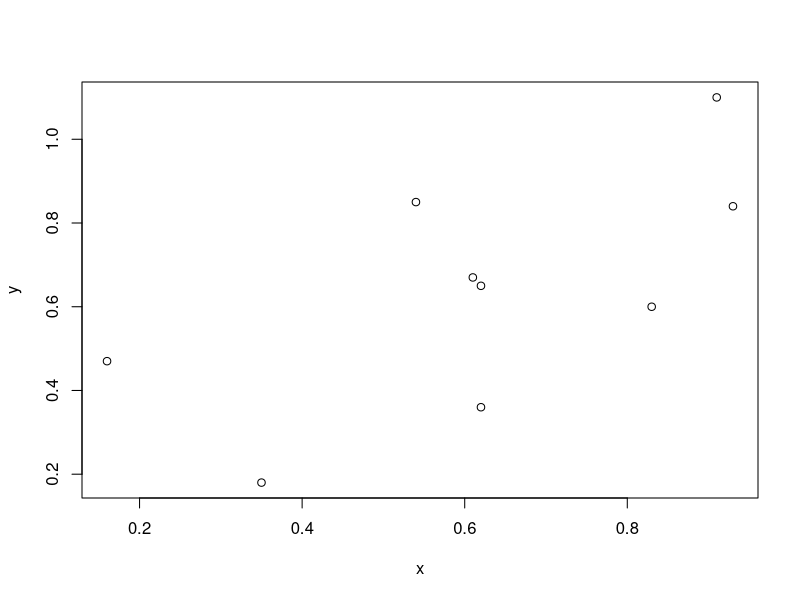
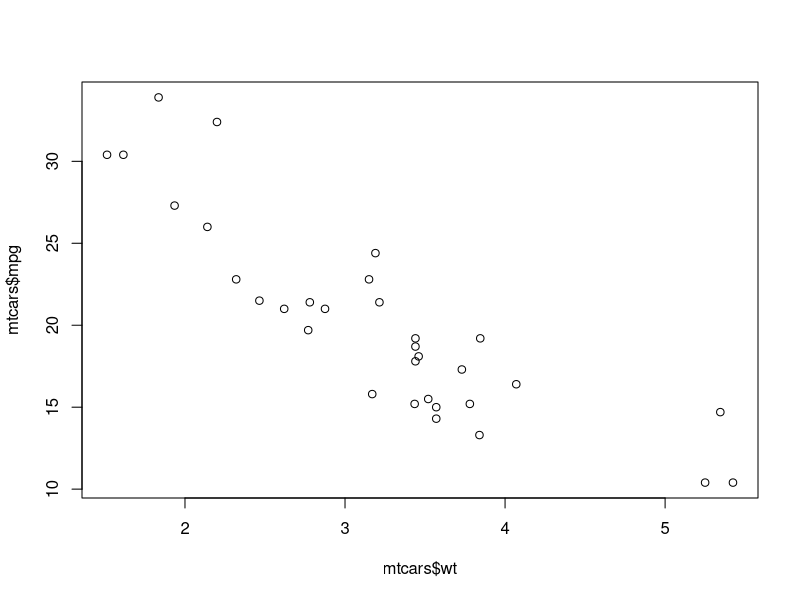

Write the R code that produced these figures, in order.
#### Quiz 2 - Regression Course

setwd("~/R-projects/Regression")


### Q1 
# Give a P-value for the two sided hypothesis test of whether B1 from a linear regression model is 0 or not.

x <- c(0.61, 0.93, 0.83, 0.35, 0.54, 0.16, 0.91, 0.62, 0.62)
y <- c(0.67, 0.84, 0.6, 0.18, 0.85, 0.47, 1.1, 0.65, 0.36)

plot(x,y)

model <- lm(y ~ x)

# p-value of intercept
summary(model)$coefficients[1,4]


# ANSWER = 0.391



### Q2
# Give the standard deviation for the residuals of the model above

# standard error of residuals
summary(model)$sigma

# ANSWER = 0.223


### Q3 
# In the mtcars data set, fit a linear regression model of weight (predictor) on mpg (outcome). Get a 95% confidence interval 
# for the expected mpg at the average weight. What is the lower endpoint?

data(mtcars)
plot(mtcars$wt,mtcars$mpg)

# adjust x so that B1 = expected y at mean of x
model <- lm(mpg ~ I(wt-mean(wt)) ,mtcars)

#as an aside
expectedMPGatMeanWt <- summary(model)$coefficients[1,1]

#confint gives confidence intervals for coefficients of model, defaults to 95%
confint(model)

#to get lower bound of B1
confint(model)[2,1]

# ANSWER = -6.486


### Q4
# Refer to the previous question. Read the help file for mtcars. What is the weight coefficient interpreted as?

# ANSWER = The estimated expected change in mpg per 1,000 lb increase in weight.



### Q5
# Consider again the mtcars data set and a linear regression model with mpg as predicted by weight (1,000 lbs). A new car is 
# coming weighing 3000 pounds. Construct a 95% prediction interval for its mpg. What is the upper endpoint?

data(mtcars)

model <- lm(mpg ~ wt ,mtcars)

predX <- data.frame(wt=c(3))

pred <- predict(model,predX,interval="prediction")
pred
pred[3]

# ANSWER = 27,57



### Q6
# Consider again the mtcars data set and a linear regression model with mpg as predicted by weight (in 1,000 lbs). A "short" 
# ton is defined as 2,000 lbs. Construct a 95% confidence interval for the expected change in mpg per 1 short ton increase in 
# weight. Give the lower endpoint.

# multiplication of X by a factor 'a' results in dividing the coefficient by a factor of 'a'.
# x is measured in 1000s of lbs; we want 2000s of lbs
# factor here then is 1/2 (1000/2000), so multiply X by 0.5 to get Y in mpgs/short ton

# x 1klbs, convert to x short tons multiply by short-ton / 2 klbs

model <- lm(mpg ~ I(0.5*wt),mtcars)
summary(model)
confint(model)
confint(model)[2,1]

# ANSWER = -12.973



### Q7
# If my X from a linear regression is measured in centimeters and I convert it to meters what would happen to the slope 
# coefficient?

# multipl x by 1 m / 100 cm , so divide B1 by 1/100 , or multiply B1 by 100

# ANSWER = slope increases 100x


### Q8
# I have an outcome, Y, and a predictor, X and fit a linear regression model with Y=??B0 + B1 * X +??e to obtain B0 and B1. What 
# would be the consequence to the subsequent slope and intercept if I were to refit the model with a new regressor, X + c for 
# some constant, c?

# Y = B0 - cB1 + B1(x + c)
# so new intercept would be B0 - cB1

# ANSWER = intercept is now B0 - c*B1


### Q9
# Refer back to the mtcars data set with mpg as an outcome and weight (wt) as the predictor. About what is the ratio of the 
# the sum of the squared errors, ???ni=1(Yi???Y^i)2 when comparing a model with just an intercept (denominator) to the model with 
# the intercept and slope (numerator)?

model1 <- lm(mpg ~ wt,mtcars)
model2 <- lm(mpg ~ wt - 1, mtcars)

sse1<-summary(model1)$sigma
sse2<-summary(model2)$sigma

sse1/sse2

# ANSWER = 0.27 which is nearest 0.25


### Q10
# Do the residuals always have to sum to 0 in linear regression?

# ANSWER = If an intercept is included, then they will sum to 0.
